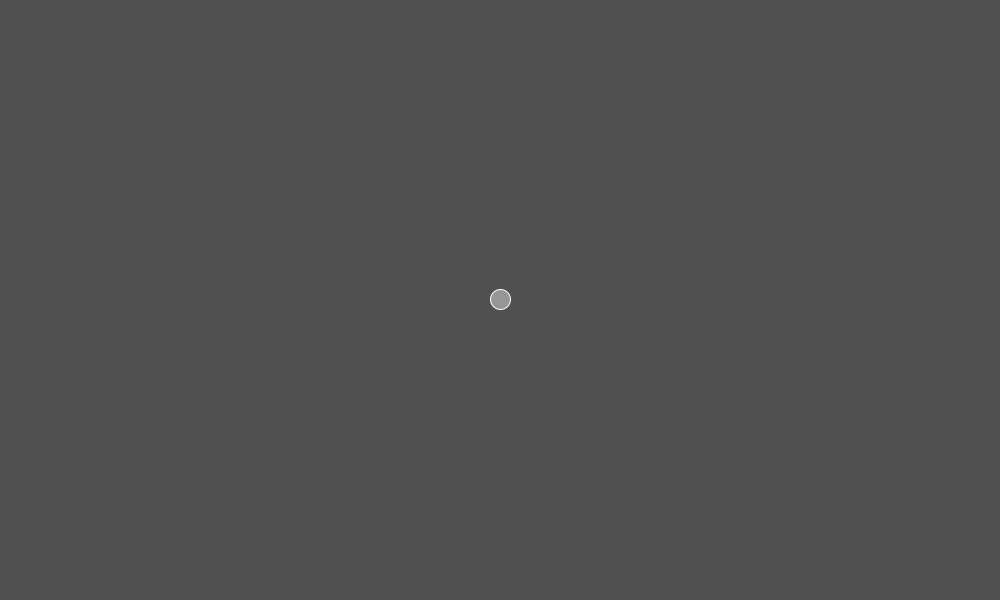
Frame 1 (no input)
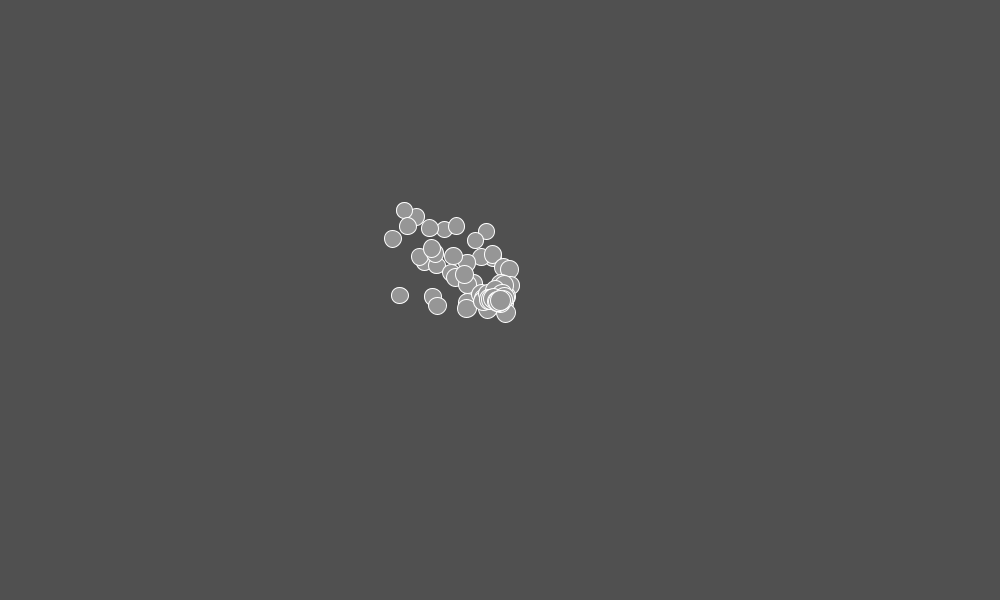
Frame 60 (the mouse pressed at the canvas centre just before this capture)
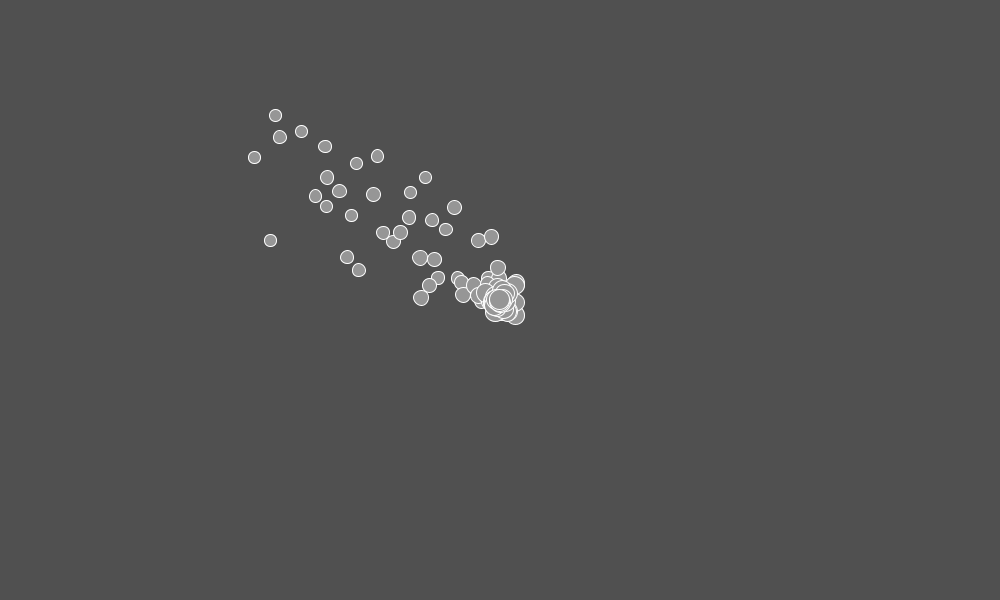
Frame 120 (the mouse held since frame 60 and released just before this capture)

The Processing sketch that drew these frames (run headless with seeded random() and noise(); from frame 60 on, the mouse is pressed at the canvas centre):

// Processing sketch: w10_05_particleForces
// ── w10_05_particleForces.pde
ArrayList<Particle> particles = new ArrayList<Particle>();

void setup() {
  size(1000, 600);
  background(50);
}

void draw() {
  background(80);
  
  particles.add(new Particle(width/2, height/2));
  
  for (int i = 0; i < particles.size(); i++) {
    Particle p = particles.get(i);
    p.addAttract(mouseX, mouseY, 10);
    p.update();
    p.display();
    
    if (p.life < 0) {
      particles.remove(i);
    }
  }
}
// ── Particle.pde
class Particle {
  PVector pos;
  PVector vel;
  PVector acc;
  float life;
  float maxSpeed;

  Particle(float x, float y) {
    pos = new PVector(x, y);
    vel = new PVector(random(-1, 1), random(-1, 1));
    acc = new PVector(0, 0);
    life = 300;
    maxSpeed = 70;
  }

  void update() {
    acc.mult(0.5);
    vel.add(acc);
    vel.limit(maxSpeed);
    pos.add(vel);

    life--;
  }

  void display() {
    float s = map(life, 300, 0, 20, 0);
    fill(150);
    stroke(255);
    ellipse(pos.x, pos.y, s, s);
  }

  void addAttract(float x, float y, float maxForce) {
    float angle = atan2(y - pos.y, x - pos.x);
    float forceStr = maxForce / (1 + dist(pos.x, x, pos.y, y));
    PVector newForce = new PVector(cos(angle), sin(angle));
    newForce = newForce.mult(forceStr);
    acc.add(newForce);
  }
  
  void addRepel(float x, float y, float maxForce) {
    
  }
}
